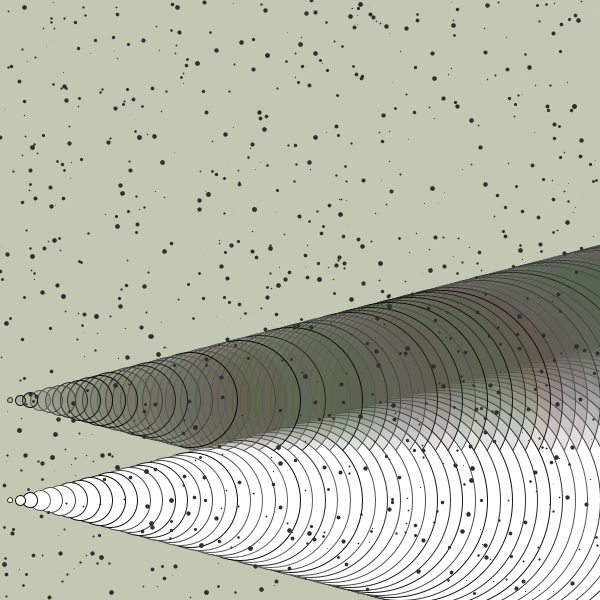
Frame 1 (no input)
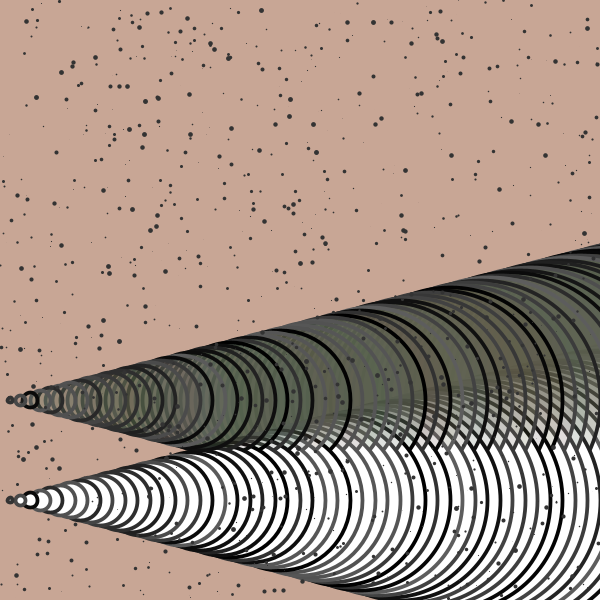
Frame 60 (the mouse pressed at the canvas centre just before this capture)
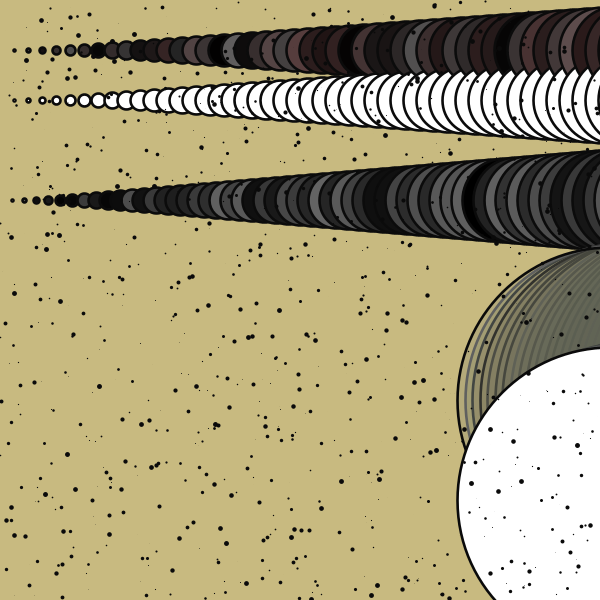
Frame 120 (the mouse held since frame 60 and released just before this capture)

The Processing sketch that drew these frames (run headless with seeded random() and noise(); from frame 60 on, the mouse is pressed at the canvas centre):

// Processing sketch: processing_159305
// ── processing_159305.pde

//void setup(){
  //size(500,500);}
//void draw(){
  //background(255);
   //stroke(255);
  //for (float i=500;i>0;i=i-50){
    //fill(random(100),random(100),200);
    //ellipse(width/2, height/2,i,i);//}//} 
 
 
 void setup() {size(600,600);
 colorMode(HSB);
  }
 void draw() {
 background(random(80),random(100),200);
   
for (float a=0;a<mouseX;a=a+2){
  fill(0,0,random(100));
  ellipse(a*6,200,a,a);
  fill(0,random(100),random(100));
  ellipse(a*7,50,a,a);
  fill(255);
  ellipse(a*7,100,a,a);
   }
  for (int a=width;a>mouseX;a=a-5){
  stroke(random(100));
  fill(random(100),random(100),100,50);
  ellipse(a*2,400,a,a); 
  fill(255);
  ellipse(a*2,500,a,a);
  }
  
  for (float b= 0;b<1000; b=b+1){
    strokeWeight(random(5));
    point(random(width), random(height));     
 }
}


 
